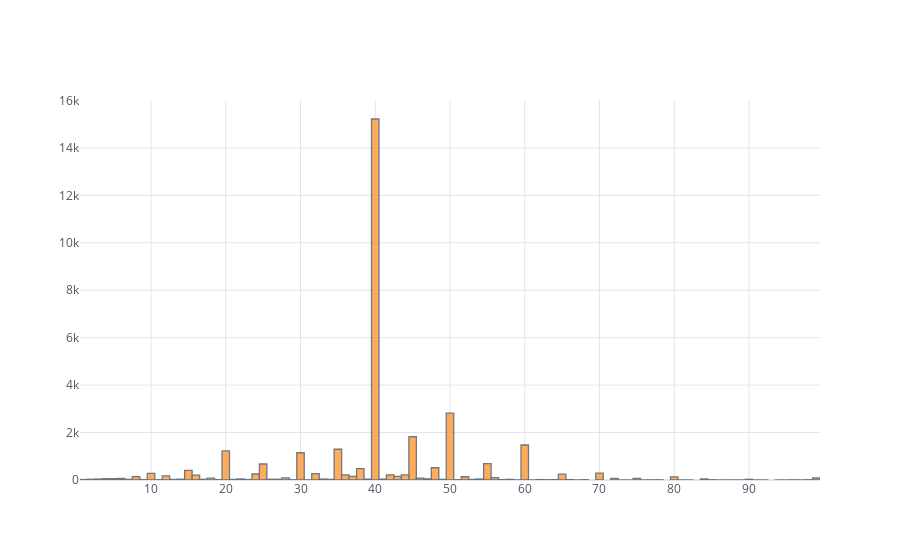

The code cell stored with this chart in its notebook:
### Markdown cell above
The Average working hours of an individual is 40.43 hours

### Code cell
data['hours-per-week'].iplot(kind = 'hist',theme = 'White')

### Figure 1 — Plotly figure (JSON) as saved in the notebook; plotly's stock layout.template omitted (floating-point values rounded to 4 significant figures; data arrays with more than 128 entries replaced by an {"elided": "..."} marker saying what was removed)
{"data": [{"opacity": 0.8, "orientation": "v", "histnorm": "", "histfunc": "count", "marker": {"color": "rgba(255, 153, 51, 1.0)", "line": {"color": "#4D5663", "width": 1.3}}, "x": {"elided": "32561 int values"}, "type": "histogram", "name": "hours-per-week"}], "layout": {"xaxis": {"tickfont": {"color": "#4D5663"}, "zerolinecolor": "#E1E5ED", "title": {"text": "", "font": {"color": "#4D5663"}}, "gridcolor": "#E1E5ED", "showgrid": true}, "title": {"font": {"color": "#4D5663"}}, "paper_bgcolor": "#FFFFFF", "plot_bgcolor": "#FFFFFF", "yaxis": {"tickfont": {"color": "#4D5663"}, "zerolinecolor": "#E1E5ED", "title": {"text": "", "font": {"color": "#4D5663"}}, "gridcolor": "#E1E5ED", "showgrid": true}, "barmode": "overlay", "legend": {"bgcolor": "#FFFFFF", "font": {"color": "#4D5663"}}}}
